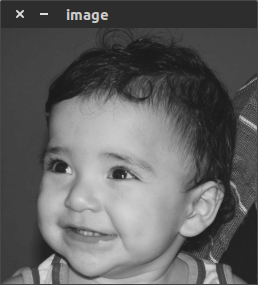
//> input picture exercicio 2.2/biel.png, 258 x 285 px
$ ./exercicio   (built with g++ and OpenCV 4)
//> lines starting //> are read from the running program, lines starting //| are printed output that depends on the picture
#include <iostream>
#include <opencv2/opencv.hpp>
#include <fstream>
#include <iomanip>
#include <vector>
#include <algorithm>
#include <numeric>
#include <ctime>
#include <cstdlib>

using namespace std;
using namespace cv;

#define STEP 5
#define JITTER 3
#define RAIO 3

int top_slider = 10;
int top_slider_max = 200;
int step_slider = 5;
int step_slider_max = 10;
int jitter_slider = 3;
int jitter_slider_max = 10;
int raio_slider = 3;
int raio_slider_max = 10;
int width, height;

char TrackbarName[50];

Mat image, border, points;


void pointillism(int, void*) {
    vector<int> yrange;
    vector<int> xrange;

    int width, height, gray;
    int x, y;

    width = image.size().width;
    height = image.size().height;

    xrange.resize(height / STEP);
    yrange.resize(width / STEP);

    iota(xrange.begin(), xrange.end(), 0);
    iota(yrange.begin(), yrange.end(), 0);

    for (uint i = 0; i < xrange.size(); i++) {
        xrange[i] = xrange[i] * STEP + STEP / 2;
    }

    for (uint i = 0; i < yrange.size(); i++) {
        yrange[i] = yrange[i] * STEP + STEP / 2;
    }

    points = Mat(height, width, CV_8U, Scalar(255));

    random_shuffle(xrange.begin(), xrange.end());

    for (auto i : xrange) {
        random_shuffle(yrange.begin(), yrange.end());
        for (auto j : yrange) {
            x = i + rand() % (2 * JITTER) - JITTER + 1;
            y = j + rand() % (2 * JITTER) - JITTER + 1;
            gray = image.at<uchar>(x, y);
            circle(points,
                cv::Point(y, x),
                RAIO,
                CV_RGB(gray, gray, gray),
                -1,
                LINE_AA);
        }
    }

    vector<vector<Point> > contours;
    vector<Vec4i> hierarchy;
    for (int i = 0; i < int(contours.size()); i++) {
        for (int j = 0; j < int(contours[i].size()); j++) {
            gray = image.at<uchar>(contours[i][j].y, contours[i][j].x);
            circle(points, cv::Point(contours[i][j].x, contours[i][j].y),
                1,
                CV_RGB(gray, gray, gray),
                -1,
                LINE_AA);
        }
    }

    imshow("cannypoints", points);
}

void on_trackbar_canny(int, void*) {
    Canny(image, border, top_slider, 3 * top_slider);
    pointillism(top_slider, 0);
}

int main(int argc, char** argv) {
    image = imread("biel.png", IMREAD_GRAYSCALE);
//> image: 285 rows x 258 cols, CV_8UC1; min 26, max 220, mean 95.8

    width = image.size().width;
//> width = 258
    height = image.size().height;
//> height = 285

    namedWindow("canny", 1);

    sprintf_s(TrackbarName, "Threshold inferior");
    createTrackbar(TrackbarName, "canny",
        &top_slider,
        top_slider_max,
        on_trackbar_canny);

    sprintf_s(TrackbarName, "step");
    createTrackbar(TrackbarName, "canny",
        &step_slider,
        step_slider_max,
        pointillism);

    sprintf_s(TrackbarName, "jitter");
    createTrackbar(TrackbarName, "canny",
        &jitter_slider,
        jitter_slider_max,
        pointillism);

    sprintf_s(TrackbarName, "raio");
    createTrackbar(TrackbarName, "canny",
        &raio_slider,
        raio_slider_max,
        pointillism);

    on_trackbar_canny(top_slider, 0);
//> in on_trackbar_canny, `Canny(image, border, top_slider, 3 * top_slider);`:
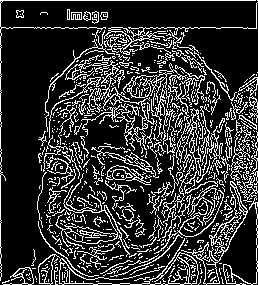
//> border: 285 rows x 258 cols, CV_8UC1; 20.2% white in thin lines or dots
//> after the loop in pointillism, `for (auto i : xrange)`:
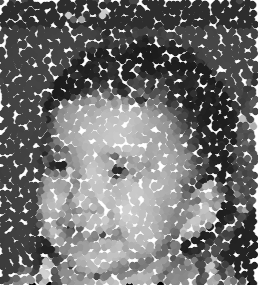
//> points: 285 rows x 258 cols, CV_8UC1; min 0, max 255, mean 112.4
//> after the loop in pointillism, `for (int i = 0; i < int(contours.size()); i++)`: gray = 176

    waitKey();
    imwrite("cannyborders.png", border);
    return 0;
}
